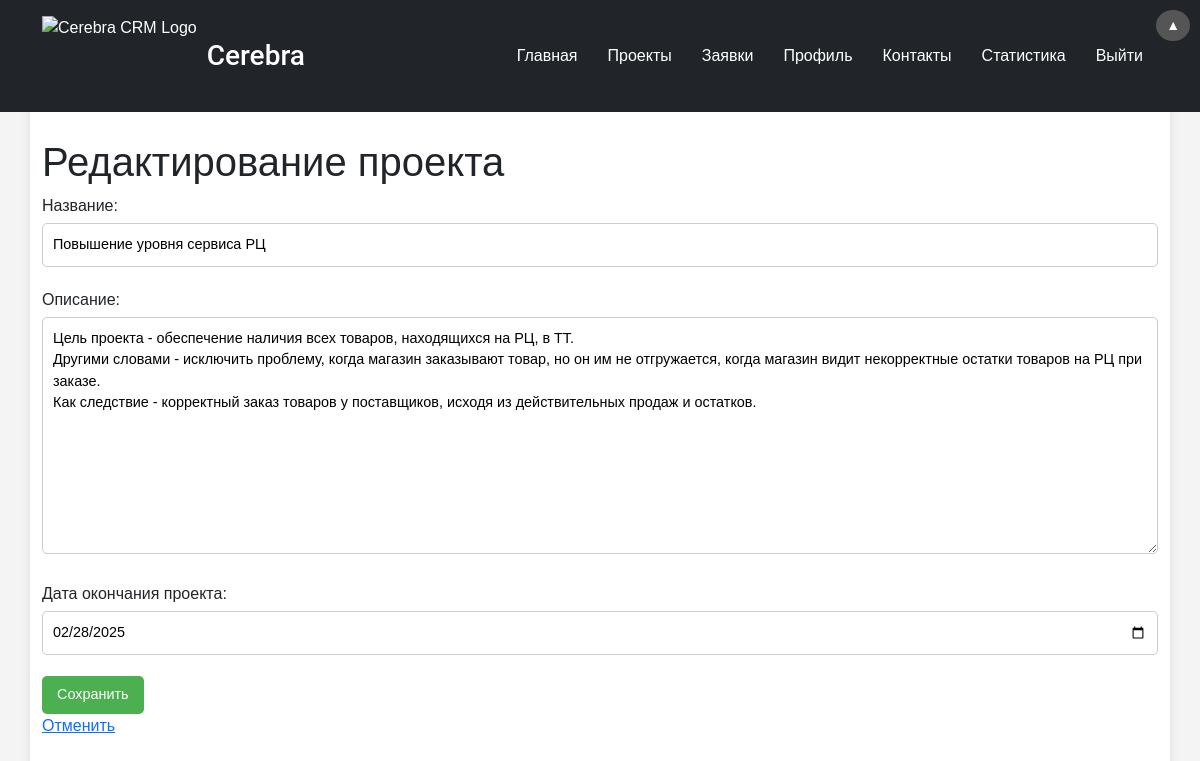
Screenshot of /projects/projects/25/edit/ (signed in) with the database file from the repository.
### projects/models.py (models this page shows, shortened)
class Project(models.Model):
    STATUS_CHOICES = [
        ('new', 'Новый'),
        ('in_progress', 'В процессе'),
        ('completed', 'Завершенный'),
    ]
    title = models.CharField(max_length=255)
    description = models.TextField(default='', verbose_name="Описание проекта")
    manager = models.ForeignKey(User, on_delete=models.SET_NULL, null=True, blank=True)
    status = models.CharField(max_length=20, choices=STATUS_CHOICES, default='new', editable=False)
    created_at = models.DateTimeField(auto_now_add=True)
    updated_at = models.DateTimeField(auto_now=True)
    end_date = models.DateTimeField(null=True, blank=True , verbose_name="Дата окончания проекта")  # Поле для валидации даты

### projects/views.py (the view)
# urls.py: path('projects/<int:project_id>/edit/', views.project_update, name='project_update'),
def project_update(request, project_id):
    project = get_object_or_404(Project, id=project_id)
    if request.method == 'POST':
        form = ProjectForm(request.POST, instance=project)
        if form.is_valid():
            print(f"End Date Before Save: {form.cleaned_data.get('end_date')}")  # Отладка
            form.save()
            return redirect('project_detail', project_id=project.id)
        else:
            print(f"Form Errors: {form.errors}")  # Отладка
    else:
        form = ProjectForm(instance=project)
        if project.end_date:
            form.fields['end_date'].initial = project.end_date.strftime('%Y-%m-%d')
            print(f"Formatted End Date Loaded: {form.fields['end_date'].initial}")  # Отладка
        else:
            print("End Date is not set in the project.")  # Отладка
    return render(request, 'projects/project_form.html', {'form': form})

### projects/forms.py (shortened to what this page needs)
class ProjectForm(forms.ModelForm):
    class Meta:
        model = Project
        fields = ['title', 'description', 'end_date']
        labels = {
            'title': 'Название',
            'description': 'Описание',
        }
        widgets = {
            'end_date': forms.DateInput(attrs={'type': 'date'}, format='%Y-%m-%d'),
        }

### projects/templates/projects/project_form.html (shortened to what this page needs)
{% extends 'base.html' %}
{% block content %}
    <h1>{% if form.instance.pk %}Редактирование проекта{% else %}Создание проекта{% endif %}</h1>
    <form method="post">
        {{ form.as_p }}
        <button type="submit">Сохранить</button>
    </form>
    <a href="{% url 'project_list' %}">Отменить</a>
{% endblock %}

### static/css/styles.css (style rules this page uses)
body { font-family: Arial, sans-serif; background-color: #f4f4f4; height: 100%; margin: 0; padding: 0; display: flex; flex-direction: column; min-height: 100vh; }
form input, form textarea, form select { padding: 10px; margin: 5px 0; border-radius: 5px; border: 1px solid #ccc; width: 100%; }
form button { padding: 10px 20px; border-radius: 5px; background-color: #4CAF50; color: white; border: none; cursor: pointer; }
form button { padding: 8px 15px; font-size: 0.9rem; }
form input, form textarea, form select { font-size: 0.9rem; }

### rows the page displays
Project: title "Повышение уровня сервиса РЦ", description "Цель проекта - обеспечение наличия всех товаров, находящихся на РЦ, в ТТ. Другими словами - исключить проблему, когда магазин заказывают товар, но он им не отгружается, когда магазин видит некорректные остатки товаров на РЦ при заказе. Как следствие - корректный заказ товаров у поставщиков, исходя из действительных продаж и остатков.", end_date "02/28/2025"
